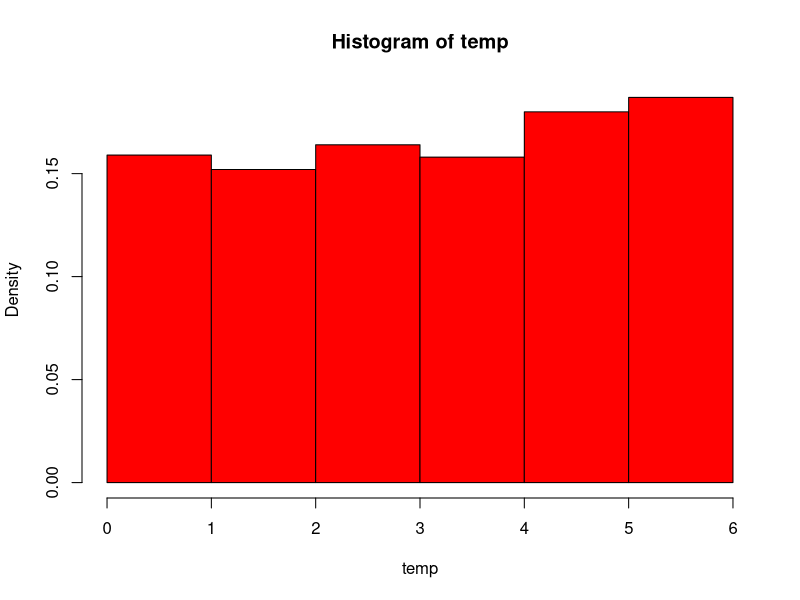

The R source for this figure:
temp<-floor(
  runif(1000,   # 試行回数
        1,      # 出力する乱数の最小値
        7       # 出力する乱数の最大値の次の値
  )
)

hist(           # ヒストグラムを作成
  temp,
  breaks = seq(
    0,          # 下限
    6,          # 上限
    1           # 階級の幅
  ),
  freq = FALSE, # 相対度数を表示する
  col="red"     # 棒の色は赤
)
